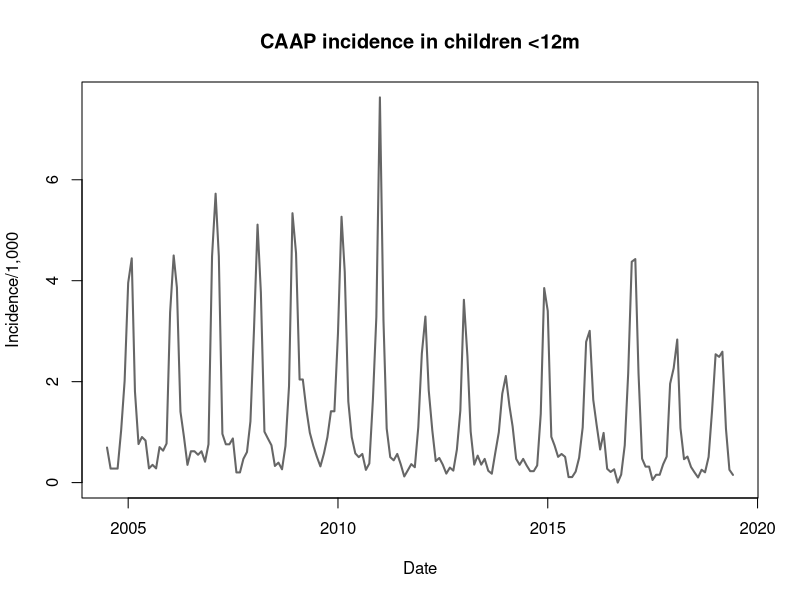
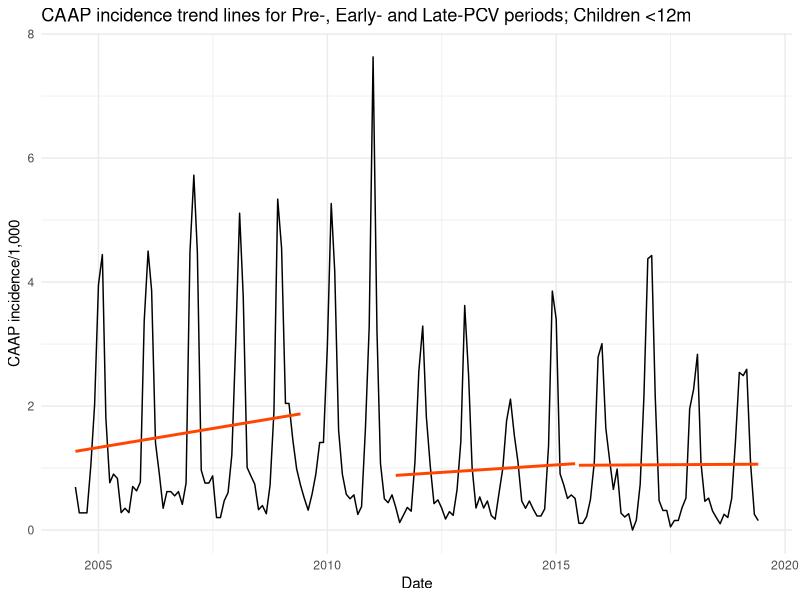
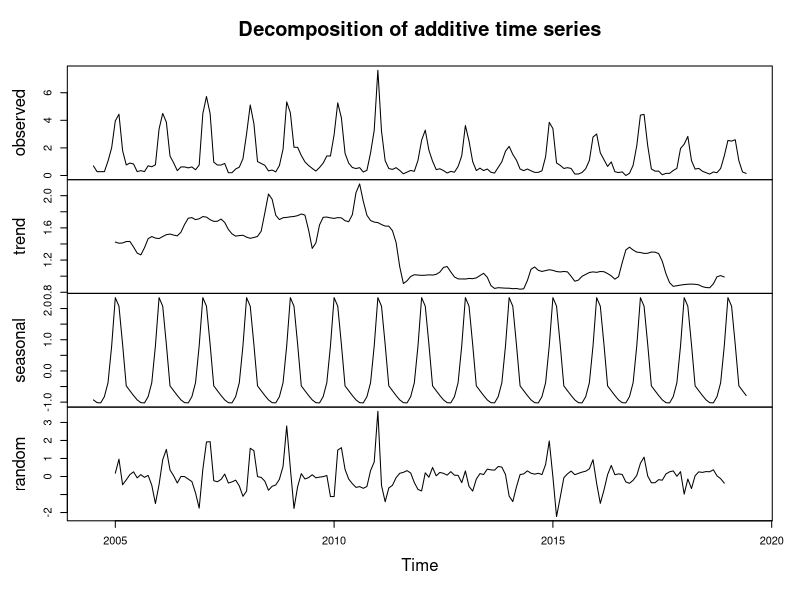
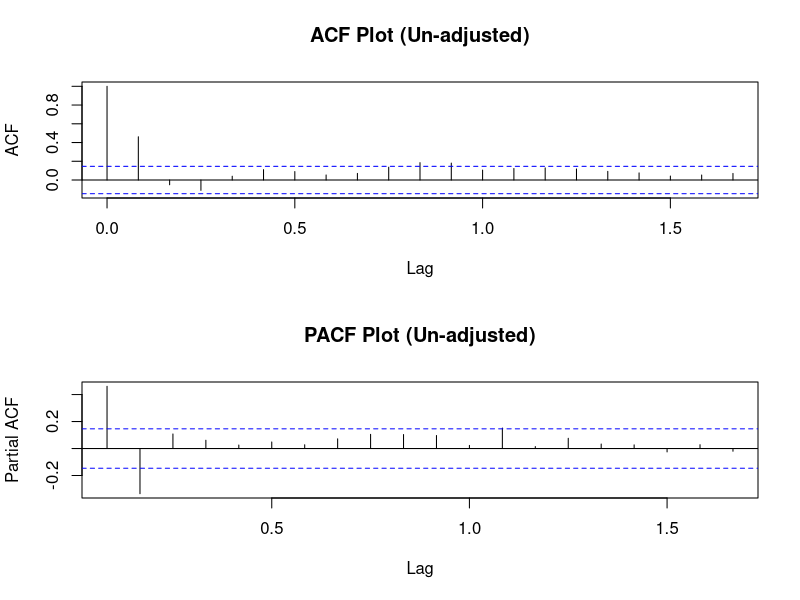
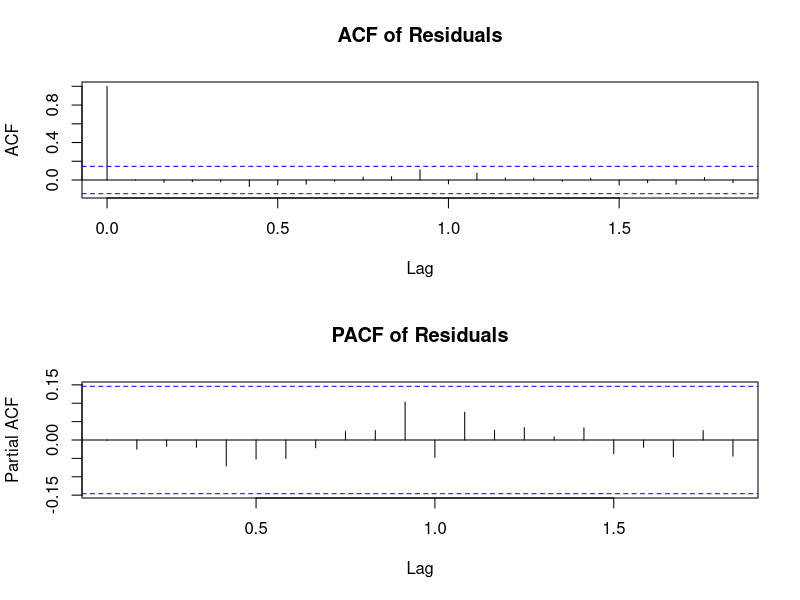
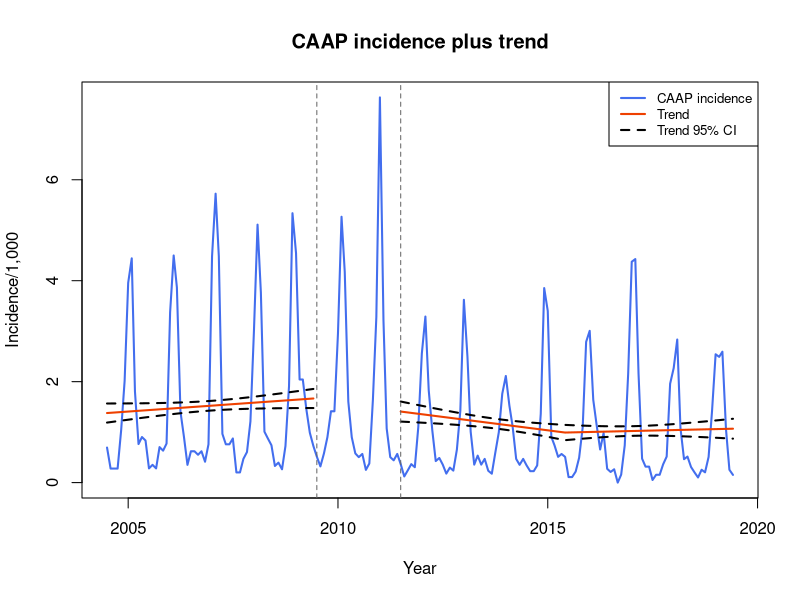
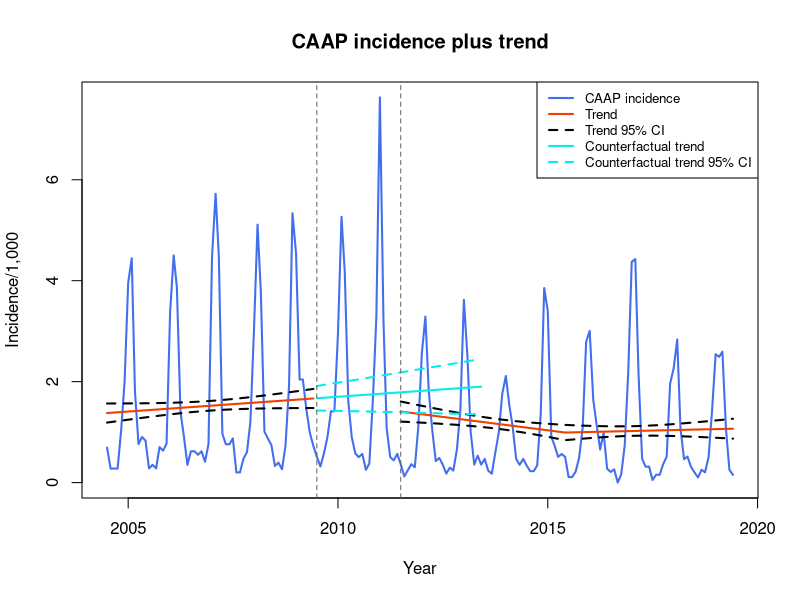

Write R code to recreate these figures, in order.

library(ggplot2)
library(dplyr)
library(forecast)
library(zoo)



# Read data
CAAP_12 = read.csv("CAAP under 12 months.csv")

head(CAAP_12)

str(CAAP_12)

# Change Excel dates to R dates
CAAP_12$Date <- as.Date(CAAP_12$Date)

str(CAAP_12)

# Sort by Date
CAAP_12 <- CAAP_12[order(CAAP_12$Date),]

# Line plot of the raw data
plot(CAAP_12$Date, CAAP_12$Inc_CAAP_12, type = "l", col = "grey40", lwd = 2,
     xlab = "Date", ylab = "Incidence/1,000", main = "CAAP incidence in children <12m")

# Plot trends in the Pre-, Early- and Late-PCV periods
plot <- ggplot(data = CAAP_12, aes(x = Date, y = Inc_CAAP_12)) +
  geom_line() +
  
  # Add trend lines for Pre-, Early- and Late-PCV periods
  
  geom_smooth(data = subset(CAAP_12, Date >= as.Date("2004-07-01") & Date <= as.Date("2009-06-30")),
              method = "lm", formula = y ~ poly(x, 1), se = FALSE, color = "orangered") +
  geom_smooth(data = subset(CAAP_12, Date >= as.Date("2011-07-01") & Date <= as.Date("2015-06-30")),
              method = "lm", formula = y ~ poly(x, 1), se = FALSE, color = "orangered") +
  geom_smooth(data = subset(CAAP_12, Date >= as.Date("2015-07-01") & Date <= as.Date("2019-06-30")),
              method = "lm", formula = y ~ poly(x, 1), se = FALSE, color = "orangered") +
  
  
  labs(title = "CAAP incidence trend lines for Pre-, Early- and Late-PCV periods; Children <12m",
       x = "Date",
       y = "CAAP incidence/1,000") +
  theme_minimal()

print(plot)



# Variable first intervention (July 2011)
CAAP_12$Interv_1 <- ifelse(CAAP_12$Date >= as.Date("2004-07-01") & CAAP_12$Date < as.Date("2009-07-01"), 0,
                           ifelse(CAAP_12$Date >= as.Date("2009-07-01") & CAAP_12$Date < as.Date("2011-07-01"), NA,
                                  ifelse(CAAP_12$Date >= as.Date("2011-07-01") & CAAP_12$Date < as.Date("2019-07-01"), 1, NA)))

# Variable time from first intervention (July 2011)
CAAP_12 <- CAAP_12 %>%
  mutate(Time_Interv_1 = case_when(
    between(Date, as.Date("2004-07-01"), as.Date("2009-06-01")) ~ 0,
    between(Date, as.Date("2009-07-01"), as.Date("2011-06-01")) ~ NA_real_,
    between(Date, as.Date("2011-07-01"), as.Date("2019-06-01")) ~ row_number() - 84
  ))


# Variable time from stable CAAP incidence point (July 2015)
CAAP_12 <- CAAP_12 %>%
  mutate(Time_Interv_2 = case_when(
    between(Date, as.Date("2004-07-01"), as.Date("2009-06-01")) ~ 0,
    between(Date, as.Date("2009-07-01"), as.Date("2011-06-01")) ~ NA_real_,
    between(Date, as.Date("2011-07-01"), as.Date("2015-06-01")) ~ 0,
    between(Date, as.Date("2015-07-01"), as.Date("2019-06-01")) ~ row_number() - 132
  ))

# Convert CAAP incidence to time series object
ts_CAAP_12 <- ts(CAAP_12$Inc_CAAP_12, start = c(2004, 7), frequency = 12)

str(ts_CAAP_12)


# Decompose the time series
decomposition <- decompose(ts_CAAP_12)

# Examine the seasonal component of the time series
plot(decomposition)

# Extract the seasonal component
seasonal_component <- decomposition$seasonal

# Seasonally adjusted series
CAAP_12$seas_adj_CAAP_12 <- CAAP_12$Inc_CAAP_12 - seasonal_component



# Plot ACF and PACF un-adjusted model
par(mfrow=c(2, 1))  # Set up a 2x1 plotting grid
acf(CAAP_12$seas_adj_CAAP_12, main="ACF Plot (Un-adjusted)", lag.max=20)
pacf(CAAP_12$seas_adj_CAAP_12, main="PACF Plot (Un-adjusted)", lag.max=20)
par(mfrow=c(1, 1))



# Set the ranges for p, d, q
p_values <- 0:3
d_values <- 0:1
q_values <- 0:3

# Initialize variables for best AIC, corresponding model, and 'best' order
best_aic <- Inf
best_model <- NULL
best_order <- c(0, 0, 0)

# Create an empty data frame to store results
results_table <- data.frame(p = numeric(0), d = numeric(0), q = numeric(0), AIC = numeric(0))

# Fit ARIMA(0,0,0) model (unadjusted model)
unadjusted_model <- arima(CAAP_12$seas_adj_CAAP_12, order = c(0, 0, 0))
unadjusted_aic <- AIC(unadjusted_model)

# Store results for the unadjusted model in the data frame
results_table <- rbind(results_table, c(0, 0, 0, unadjusted_aic))

# Nested loops for grid search
for (p in p_values) {
  for (d in d_values) {
    for (q in q_values) {
      # Fit ARIMA model
      current_order <- c(p, d, q)
      current_model <- arima(CAAP_12$seas_adj_CAAP_12, order = current_order)
      
      # Calculate AIC
      current_aic <- AIC(current_model)
      
      # Store results in the data frame
      results_table <- rbind(results_table, c(p, d, q, current_aic))
      
      # Check if current AIC is lower than the best AIC
      if (current_aic < best_aic) {
        best_aic <- current_aic
        best_model <- current_model
        best_order <- current_order
      }
    }
  }
}

# Add column names to the results table
colnames(results_table) <- c("p", "d", "q", "AIC")

# Sort the results table by AIC in ascending order
results_table <- results_table[order(results_table$AIC), ]

# Print the sorted results table
print(results_table)


# Print the best model order and AIC
cat("'Best' Model Order:", best_order, "\n")
cat("Lowest AIC:", best_aic, "\n")

# Fit the best model
best_model <- arima(CAAP_12$seas_adj_CAAP_12, order = best_order)


# Plot ACF and PACF of the residuals of the best model in a single column
par(mfrow = c(2, 1))
acf(residuals(best_model), main = "ACF of Residuals")
pacf(residuals(best_model), main = "PACF of Residuals")
par(mfrow=c(1, 1))

# Box-Ljung test
residuals <- residuals(best_model)

box_ljung_test <- Box.test(residuals, type = "Ljung-Box", lag = 20)

print(box_ljung_test)



# Extract the fitted values from the arima object
fitted_CAAP_12 <- fitted(best_model)

# Add the fitted values as a new column to CAAP_12
CAAP_12$fitted_CAAP_12 <- fitted_CAAP_12

# View the updated data frame
head(CAAP_12)



# Fit linear regression through fitted values with intervention points
lin_CAAP_12 <- lm(fitted_CAAP_12 ~ Time + Time_Interv_1 + Interv_1 + Time_Interv_2, data = CAAP_12[(CAAP_12$Time<61 | CAAP_12$Time>84 ), ])
summary_lin_CAAP_12 <- summary(lin_CAAP_12)
summary_lin_CAAP_12

# Calculate predicted values and confidence intervals
pred_CAAP_12 <- predict(lin_CAAP_12, interval = "confidence", level = 0.95)

# Add predicted values and confidence intervals to the data frame
CAAP_12$pred_values <- NA
CAAP_12$lower_ci <- NA
CAAP_12$upper_ci <- NA

CAAP_12[(CAAP_12$Time < 61 | CAAP_12$Time > 84), c("pred_values", "lower_ci", "upper_ci")] <- pred_CAAP_12


head(CAAP_12)


# Plot
plot(Inc_CAAP_12 ~ Date, data = CAAP_12, type = "l", col = "royalblue2", lwd = 2, 
     main = "CAAP incidence plus trend",
     xlab = "Year", ylab = "Incidence/1,000")

# Lines for trends values
lines(CAAP_12$pred_values ~ CAAP_12$Date , col = "orangered2", lwd = 2)

# Lines for confidence intervals
lines(CAAP_12$lower_ci ~ CAAP_12$Date, col = "black", lty = 2, lwd = 2)
lines(CAAP_12$upper_ci ~ CAAP_12$Date, col = "black", lty = 2, lwd = 2)

# Lines begin & end of interim period
abline(v = as.numeric(as.Date("2009-07-01")), col = "grey40", lty = 2)
abline(v = as.numeric(as.Date("2011-07-01")), col = "grey40", lty = 2)

# Legend
legend("topright", legend = c("CAAP incidence", "Trend", "Trend 95% CI"), 
       col = c("royalblue2", "orangered2", "black"), lty = c(1, 1, 2), lwd = c(2, 2, 2), cex = 0.8)





# Subset Pre-PCV period
subset_CAAP_12 <- subset(CAAP_12, Date >= as.Date("2004-07-01") & Date <= as.Date("2009-06-30"))

# Fit the linear regression model
Pre_PCV_CAAP_12_model <- lm(subset_CAAP_12$fitted_CAAP_12 ~ Date , 
                            data = subset_CAAP_12)

# Months for the counterfactual period  (July 2009 - June 2013)
date_sequence <- seq(as.Date("2009-07-01"), as.Date("2013-06-01"), by = "months")

# Dataframe with Date variable July 2009 through June 2013
counterfact_dates <- data.frame(
  Date = date_sequence
)

# predictions for the counterfactual period
predicted_values <- predict(Pre_PCV_CAAP_12_model, newdata = counterfact_dates, interval = "confidence", level = 0.95)

# Temporary data frame with the counterfactual trend and confidence intervals
counterfact_data_CAAP_12 <- data.frame(
  Date = counterfact_dates,
  Pred_counterfact_CAAP_12 = predicted_values[, 1],
  Counterfact_Lower_CI = predicted_values[, 2],
  Counterfact_Upper_CI = predicted_values[, 3]
)

# Merge counterfactual data frame with original data frame
CAAP_12 <- merge(CAAP_12, counterfact_data_CAAP_12, by = "Date", all.x = TRUE)



# Plot
plot(Inc_CAAP_12 ~ Date, data = CAAP_12, type = "l", col = "royalblue2", lwd = 2, 
     main = "CAAP incidence plus trend",
     xlab = "Year", ylab = "Incidence/1,000")

# Lines for trends values
lines(CAAP_12$pred_values ~ CAAP_12$Date , col = "orangered2", lwd = 2)

# Lines for confidence intervals
lines(CAAP_12$lower_ci ~ CAAP_12$Date, col = "black", lty = 2, lwd = 2)
lines(CAAP_12$upper_ci ~ CAAP_12$Date, col = "black", lty = 2, lwd = 2)

# Line for counterfactual trend
lines(CAAP_12$Pred_counterfact_CAAP_12 ~ CAAP_12$Date , col = "cyan2", lwd = 2)

# Lines for counterfactual trend confidence intervals
lines(CAAP_12$Counterfact_Lower_CI ~ CAAP_12$Date, col = "cyan2", lty = 2, lwd = 2)
lines(CAAP_12$Counterfact_Upper_CI ~ CAAP_12$Date, col = "cyan2", lty = 2, lwd = 2)

# Lines begin & end of interim period
abline(v = as.numeric(as.Date("2009-07-01")), col = "grey40", lty = 2)
abline(v = as.numeric(as.Date("2011-07-01")), col = "grey40", lty = 2)

# Legend
legend("topright", legend = c("CAAP incidence", "Trend", "Trend 95% CI", "Counterfactual trend", "Counterfactual trend 95% CI"), 
       col = c("royalblue2", "orangered2", "black", "cyan2", "cyan2"), lty = c(1, 1, 2, 1, 2), lwd = c(2, 2, 2, 2, 2), cex = 0.8)